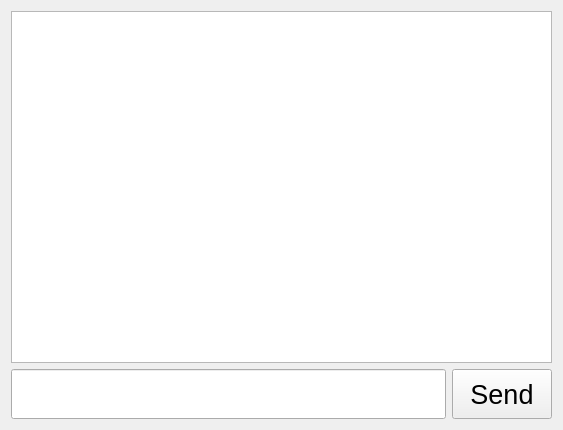
<?xml version="1.0" encoding="UTF-8"?>
<ui version="4.0">
 <class>Chat</class>
 <widget class="QWidget" name="Chat">
  <property name="geometry">
   <rect>
    <x>0</x>
    <y>0</y>
    <width>563</width>
    <height>430</height>
   </rect>
  </property>
  <property name="windowTitle">
   <string>Form</string>
  </property>
  <layout class="QVBoxLayout" name="verticalLayout_2">
   <item>
    <layout class="QVBoxLayout" name="verticalLayout">
     <item>
      <widget class="QTextEdit" name="show_msg">
       <property name="font">
        <font>
         <pointsize>18</pointsize>
        </font>
       </property>
      </widget>
     </item>
     <item>
      <layout class="QHBoxLayout" name="horizontalLayout">
       <item>
        <widget class="QLineEdit" name="input_meg">
         <property name="minimumSize">
          <size>
           <width>0</width>
           <height>50</height>
          </size>
         </property>
         <property name="font">
          <font>
           <pointsize>18</pointsize>
          </font>
         </property>
        </widget>
       </item>
       <item>
        <widget class="QPushButton" name="pushButton_send_msg">
         <property name="minimumSize">
          <size>
           <width>100</width>
           <height>50</height>
          </size>
         </property>
         <property name="font">
          <font>
           <pointsize>20</pointsize>
          </font>
         </property>
         <property name="text">
          <string>Send</string>
         </property>
        </widget>
       </item>
      </layout>
     </item>
    </layout>
   </item>
  </layout>
 </widget>
 <resources/>
 <connections/>
</ui>
